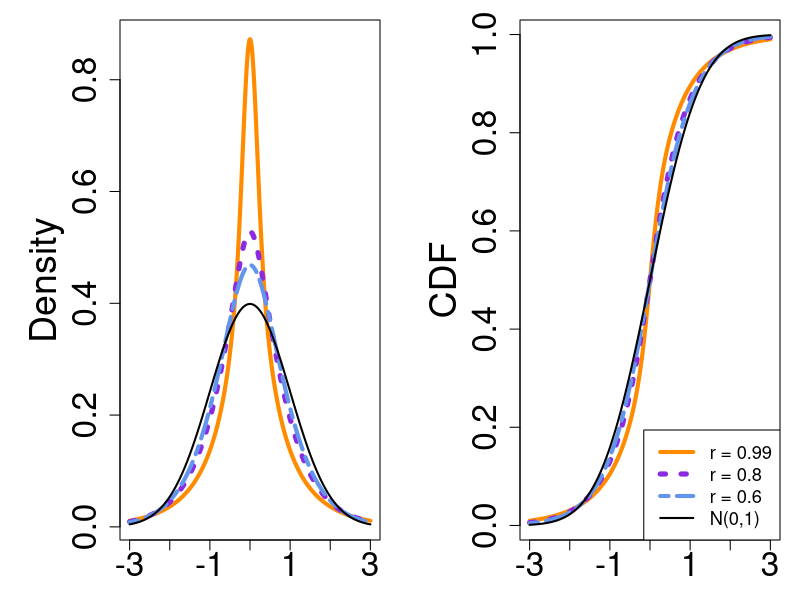

The R script that drew this image:
# density function for the VG(n, 0, 1, 0) distribution
density_VG <- function (x, n) {
  return (1 / (sqrt(pi) *  gamma(n / 2)) * (abs(x) / 2) ^ ((n - 1) / 2) * 
            besselK(abs(x), (n - 1) / 2))
}

# density of the convolution in the main theorem
f.s <- function (s) {
  convolution_density <- function(y) {dnorm(y / sqrt(1 - r ^ 2)) / sqrt(1 - r ^ 2)*
      density_VG((s - y) / (r / sqrt(ell - 1)), ell - 1) / (r / sqrt(ell - 1))}
  return (integrate(convolution_density, lower = -Inf, upper = s, 
                    abs.tol = 10 ^ (-20))$value + 
            integrate(convolution_density, lower = s, upper = Inf, 
                      abs.tol = 10 ^ (-20))$value)
}

# cdf of the convolution in the main theorem
F.S <- function (s) {
  convolution_cdf <- function(y) {pnorm(y / sqrt(1 - r ^ 2)) * 
      density_VG((s - y) / (r / sqrt(ell - 1)), ell - 1) / (r / sqrt(ell - 1))}
  return (integrate(convolution_cdf, lower = -Inf, upper = s, 
                    abs.tol = 10 ^ (-20))$value + 
            integrate(convolution_cdf, lower = s, upper = Inf, 
                      abs.tol = 10 ^ (-20))$value)
}  


# Plot df and CDF for many values of 'r' or many values of 'ell'
par(mfrow = c(1, 2))
par(mar = c(3, 6, 1, 1))
x <- matrix(seq(-3, 3, by = 0.005), ncol = 1)

# To create Figures: either fix r and change 'ell', or the other way around
r <- 0.99
ell <- 2
hx.r099    <- apply(x, 1, f.s)
hxCDF.r099 <- apply(x, 1, F.S)

#r <- 0.8
ell <- 4
hx.r08    <- apply(x, 1, f.s)
hxCDF.r08 <- apply(x, 1, F.S)

#r <- 0.6
ell <- 6
hx.r06    <- apply(x, 1, f.s)
hxCDF.r06 <- apply(x, 1, F.S)

#Density
plot(x, hx.r099, type = "l", lty = 1, col = "darkorange", lwd = 4, 
     xlab="", ylab="Density", cex.lab = 2.25, cex.axis = 2)
lines(x, hx.r08, type = "l", lty = 3, col = "blueviolet", lwd = 5)
lines(x, hx.r06, type = "l", lty = 6, col = "cornflowerblue", lwd = 4)
curve(dnorm(x, 0, 1), col="black", lty = 1, lwd=2, add=TRUE)

#CDF
plot(x, hxCDF.r099, type = "l", lty = 1, col = "darkorange", lwd = 4, 
     xlab="", ylab="CDF", cex.lab = 2.25, cex.axis = 2)
lines(x, hxCDF.r08, type = "l", lty = 3, col = "blueviolet", lwd = 5)
lines(x, hxCDF.r06, type = "l", lty = 6, col = "cornflowerblue", lwd = 4)
curve(pnorm(x, 0, 1), col="black", lty = 1, lwd=2, add=TRUE)
legend("bottomright", NULL, ncol = 1, cex = 1.1, 
       legend=c("r = 0.99", "r = 0.8", "r = 0.6", "N(0,1)"), 
       col=c("darkorange", "blueviolet", "cornflowerblue", "black"), 
       lty = c(1,3,6,1), lwd = c(4,5,4,2))

